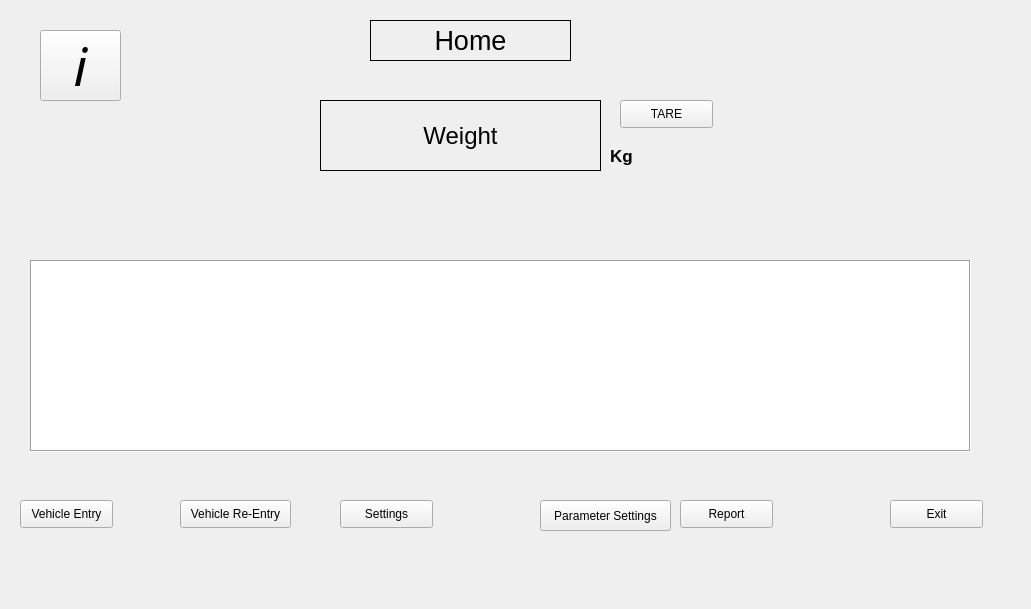
    <widget class="QWidget" name="Home">
     <widget class="QLabel" name="lb_HomeBackGround">
      <property name="geometry">
       <rect>
        <x>0</x>
        <y>0</y>
        <width>1022</width>
        <height>600</height>
       </rect>
      </property>
      <property name="autoFillBackground">
       <bool>true</bool>
      </property>
      <property name="text">
       <string/>
      </property>
     </widget>
     <widget class="QPushButton" name="pb_home_VehicleEntry">
      <property name="geometry">
       <rect>
        <x>20</x>
        <y>500</y>
        <width>93</width>
        <height>28</height>
       </rect>
      </property>
      <property name="text">
       <string>Vehicle Entry</string>
      </property>
     </widget>
     <widget class="QPushButton" name="pb_home_VehicleReEntry">
      <property name="geometry">
       <rect>
        <x>180</x>
        <y>500</y>
        <width>111</width>
        <height>28</height>
       </rect>
      </property>
      <property name="text">
       <string>Vehicle Re-Entry</string>
      </property>
     </widget>
     <widget class="QPushButton" name="pb_home_ParameterSettings">
      <property name="geometry">
       <rect>
        <x>540</x>
        <y>500</y>
        <width>131</width>
        <height>31</height>
       </rect>
      </property>
      <property name="text">
       <string>Parameter Settings</string>
      </property>
     </widget>
     <widget class="QPushButton" name="pb_home_Settings">
      <property name="geometry">
       <rect>
        <x>340</x>
        <y>500</y>
        <width>93</width>
        <height>28</height>
       </rect>
      </property>
      <property name="text">
       <string>Settings</string>
      </property>
     </widget>
     <widget class="QPushButton" name="pb_home_report">
      <property name="geometry">
       <rect>
        <x>680</x>
        <y>500</y>
        <width>93</width>
        <height>28</height>
       </rect>
      </property>
      <property name="text">
       <string>Report</string>
      </property>
     </widget>
     <widget class="QPushButton" name="pb_home_Exit">
      <property name="geometry">
       <rect>
        <x>890</x>
        <y>500</y>
        <width>93</width>
        <height>28</height>
       </rect>
      </property>
      <property name="text">
       <string>Exit</string>
      </property>
     </widget>
     <widget class="QPushButton" name="pb_home_tare">
      <property name="geometry">
       <rect>
        <x>620</x>
        <y>100</y>
        <width>93</width>
        <height>28</height>
       </rect>
      </property>
      <property name="text">
       <string>TARE</string>
      </property>
     </widget>
     <widget class="QLabel" name="lb_HomeDisplay">
      <property name="geometry">
       <rect>
        <x>370</x>
        <y>20</y>
        <width>201</width>
        <height>41</height>
       </rect>
      </property>
      <property name="font">
       <font>
        <pointsize>20</pointsize>
       </font>
      </property>
      <property name="autoFillBackground">
       <bool>true</bool>
      </property>
      <property name="frameShape">
       <enum>QFrame::Box</enum>
      </property>
      <property name="frameShadow">
       <enum>QFrame::Plain</enum>
      </property>
      <property name="text">
       <string>Home</string>
      </property>
      <property name="alignment">
       <set>Qt::AlignCenter</set>
      </property>
     </widget>
     <widget class="QLabel" name="lb_home_WeightDisplay">
      <property name="geometry">
       <rect>
        <x>320</x>
        <y>100</y>
        <width>281</width>
        <height>71</height>
       </rect>
      </property>
      <property name="font">
       <font>
        <pointsize>18</pointsize>
       </font>
      </property>
      <property name="autoFillBackground">
       <bool>true</bool>
      </property>
      <property name="frameShape">
       <enum>QFrame::Box</enum>
      </property>
      <property name="text">
       <string>Weight</string>
      </property>
      <property name="alignment">
       <set>Qt::AlignCenter</set>
      </property>
      <property name="wordWrap">
       <bool>false</bool>
      </property>
     </widget>
     <widget class="QPushButton" name="pb_home_info">
      <property name="geometry">
       <rect>
        <x>40</x>
        <y>30</y>
        <width>81</width>
        <height>71</height>
       </rect>
      </property>
      <property name="font">
       <font>
        <family>Brush Script MT</family>
        <pointsize>40</pointsize>
        <italic>true</italic>
       </font>
      </property>
      <property name="text">
       <string>i</string>
      </property>
     </widget>
     <widget class="QTableWidget" name="tw_Home_Entry">
      <property name="geometry">
       <rect>
        <x>30</x>
        <y>260</y>
        <width>941</width>
        <height>192</height>
       </rect>
      </property>
      <property name="frameShape">
       <enum>QFrame::Box</enum>
      </property>
     </widget>
     <widget class="QLabel" name="lb_home_kg">
      <property name="geometry">
       <rect>
        <x>610</x>
        <y>140</y>
        <width>31</width>
        <height>31</height>
       </rect>
      </property>
      <property name="font">
       <font>
        <pointsize>13</pointsize>
        <weight>75</weight>
        <bold>true</bold>
       </font>
      </property>
      <property name="text">
       <string>Kg</string>
      </property>
     </widget>
    </widget>
